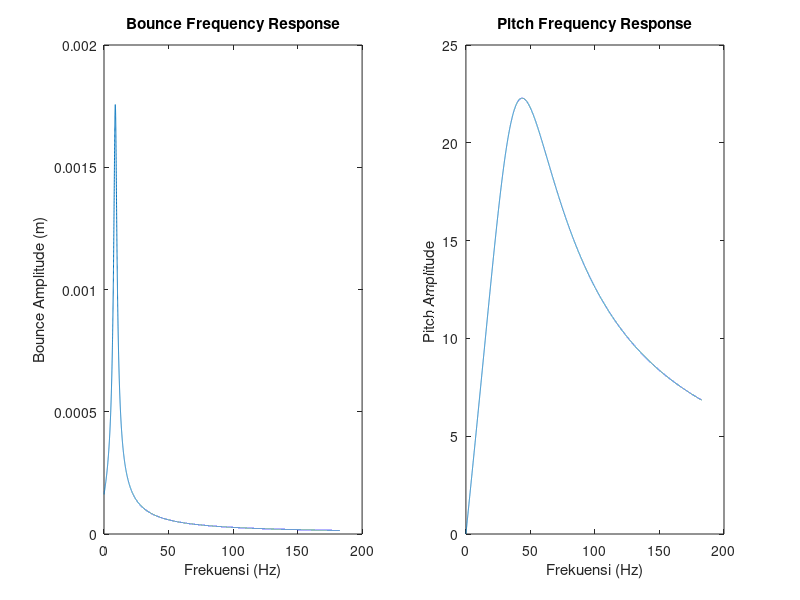

MATLAB code for this plot:
%plotting the frequency repsonse graph
clear all %#ok<CLALL>
close all
clc

K1    =580000; %Newton
K2    =580000; %Newton
K3    =580000; %Newton
K4    =580000; %Newton
m     =29892;  %Newton
J     =2750;  %Newton
C1    =34000;  %Newton
C2    =34000;  %Newton

%Panjang titik pusat ke titik pusat roda
L1    =1.5;    %Meter
L2    =1.5;    %Metere
v     =16;     %Kecepatan awal m/s

panjang_eksitasi = 0.55;  %Panjang antara bantalan (m)
omeg  = (v*2*pi)/panjang_eksitasi;     %Frekuensi (Hz)
delta = ((L1+L2)*2*pi)/panjang_eksitasi; %Sudut fase
amp   = 8*10^-3;                         %Amplitido

omega = 0:0.01:omeg;
tspan = 0:0.1:8;
%z = zeros(2,size(omega,2));

for kk = 1:length(omega)
    %%Matrix M C K F
% Mass Matrix
M       =[m 0 ; 0 J]; %#ok<GPFST> %%MASS MATRIX
% Damping Matrix
C       =[C1+C2 -C1*L1+C2*L2; -C1*L1+C2*L2 C1*L1^2+C2*L2^2]; 
% Stiffnes Matrix
K       =[K1+K2+K3+K4 -K1*L1+K2*L2-K3*L1+K4*L2; ...
    -K1*L1+K2*L2-K3*L1+K4*L2 K1*L1^2+K2*L2^2+K3*L1^2+K4*L2^2]; 

% Eksitasi Matriks 
% h_c (cosinus)
h_c = [(C2*amp*omega(kk)*sin(delta) + K1*amp + K2*amp*cos(delta)...
    + K3*amp + K4*amp*cos(delta))*cos(omega(kk)*tspan);...
    (C2*L2*amp*omega(kk)*sin(delta) - K1*L1*omega(kk) + K2*L2*omega(kk)*cos(delta)...
    - K3*L1*omega(kk) + K4*L2*omega(kk)*cos(delta))*cos(omega(kk)*tspan)];

% h_s (sinus)
h_s = [(-C1*amp*omega(kk) - C2*amp*omega(kk)*cos(delta) + K2*amp*sin(delta) ...
    + K4*amp*sin(delta))*sin(omega(kk)*tspan);...
    (C1*L1*amp*omega(kk) - C2*L2*amp*omega(kk)*cos(delta) + K2*L2*amp*sin(delta) ...
    + K4*L2*amp*sin(delta))*sin(omega(kk)*tspan)];

h_star = 0.5*(h_c - 1i*h_s);

F_star = inv(-(omega(kk)^2)*M + 1i*omega(kk)*C + K); %2x2 matrix

x_star = F_star*h_star; %#ok<MINV>


%bounc cos and sin particular 
z_c = real(2*x_star(1));
z_s = -imag(2*x_star(1));

%z(:,kk) = sqrt(z_c.^2 + z_s.^2);

%pitch
chi_c = real(2*x_star(2));
chi_s = -imag(2*x_star(2));

%amplitude of the motion for the particular omega
%bounce
z_amp(kk) = sqrt((z_c)^2 + (z_s)^2);
%pitch
chi_amp(kk) = sqrt((chi_c)^2 + (chi_s)^2);
end

figure(1)
subplot(1,2,1)
plot(omega,z_amp)
title('Bounce Frequency Response')
xlabel('Frekuensi (Hz)')
ylabel('Bounce Amplitude (m)')

subplot(1,2,2)
plot(omega,chi_amp)
title('Pitch Frequency Response')
xlabel('Frekuensi (Hz)')
ylabel('Pitch Amplitude ')


%z_hat = z(1,:);
%chi_hat = z(2,:);


